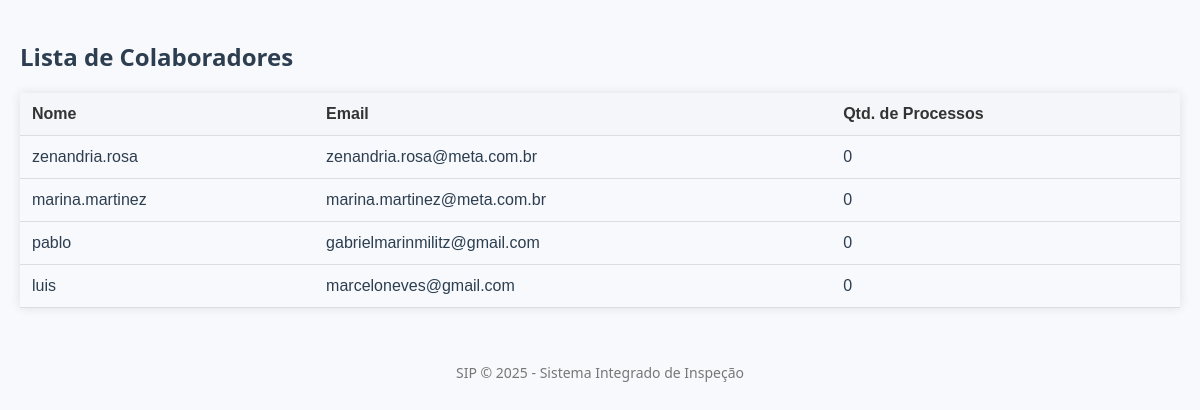
Screenshot of /colaboradores with the database file from the repository.
### app/models.py (models this page shows)
class Colaborador(db.Model):
    id = db.Column(db.Integer, primary_key=True)
    nome = db.Column(db.String(100), nullable=False)
    email = db.Column(db.String(120), nullable=False, unique=True)
    processos = db.relationship('Processo', backref='colaborador', lazy=True)

### app/routes.py (the view)
@app.route('/colaboradores')
def listar_colaboradores():
    colaboradores = Colaborador.query.all()
    dados_colaboradores = []
    for colaborador in colaboradores:
        total_processos = Processo.query.filter_by(colaborador_id=colaborador.id).count()
        dados_colaboradores.append({
            'id': colaborador.id,
            'nome': colaborador.nome,
            'email': colaborador.email,
            'total_processos': total_processos
        })
    return render_template('colaboradores.html', colaboradores=dados_colaboradores)

### app/templates/colaboradores.html
{% extends 'base.html' %}
{% block content %}
<link rel="stylesheet" href="{{ url_for('static', filename='css/colaboradores_estilo.css') }}">
<h2>Lista de Colaboradores</h2>
<table>
    <tr>
        <th>Nome</th>
        <th>Email</th>
        <th>Qtd. de Processos</th>
    </tr>
    {% for c in colaboradores %}
    <tr>
        <td>{{ c.nome }}</td>
        <td>{{ c.email }}</td>
        <td>{{ c.total_processos }}</td>
    </tr>
    {% endfor %}
</table>
{% endblock %}

### app/static/css/base_estilo.css (style rules this page uses)
* { margin: 0; padding: 0; box-sizing: border-box; }
body { font-family: 'Segoe UI', Tahoma, Geneva, Verdana, sans-serif; background-color: #f8f9fc; color: #2c3e50; }

### app/static/css/colaboradores_estilo.css (style rules this page uses)
h2 { color: #2c3e50; margin-top: 30px; }
table { width: 100%; border-collapse: collapse; font-family: sans-serif; margin-top: 20px; box-shadow: 0 0 10px rgba(0, 0, 0, 0.1); }
th, td { padding: 12px; text-align: left; border-bottom: 1px solid #ddd; }
th { background-color: #f4f6f9; color: #333; }

### rows the page displays
Colaborador: nome "zenandria.rosa", email "zenandria.rosa@meta.com.br", total_processos "0"
Colaborador: nome "marina.martinez", email "marina.martinez@meta.com.br", total_processos "0"
Colaborador: nome "pablo", email "gabrielmarinmilitz@gmail.com", total_processos "0"
Colaborador: nome "luis", email "marceloneves@gmail.com", total_processos "0"

### other values shown
{{ current_year or '2025' }} "2025"
